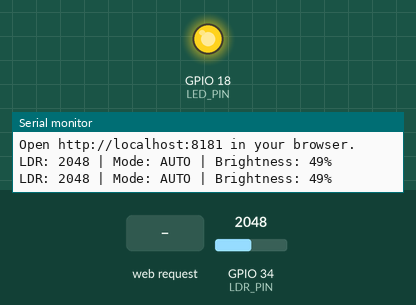
Bench run of a program on a simulated ESP32. Parts: output pins drawn as LEDs (lit = HIGH), the last lines printed to the serial monitor. The inputs (shaded band) are chosen by the test bench; at power-on: GPIO 34 (LDR_PIN) = 2048 (analog values on the 0–4095 scale). WiFi joins after 1.5 s; servers stay silent unless stated.

Above: at 2.7 s.
2.8 s: HTTP request GET /mode?value=manual received
5.8 s: HTTP request GET /brightness?value=auto received
At 7.0 s:
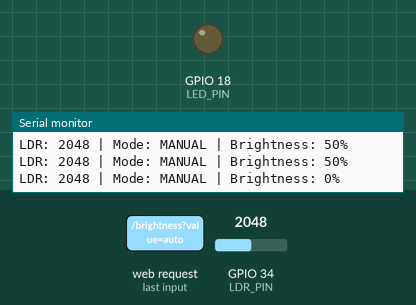
7.3 s: HTTP request GET /mode?value=auto received
At 8.8 s:
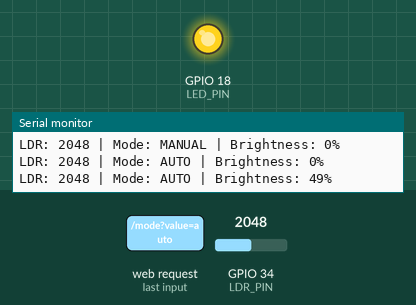
Timing chart, 0 to 10.3 s (numbered marks = the images above; inputs shaded):
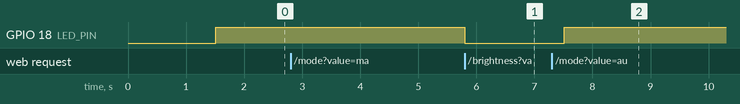

The program:

main.cpp
```cpp
#include <Arduino.h>
#include <WiFi.h>
#include <WebServer.h>

const char* WIFI_SSID = "Wokwi-GUEST";
const char* WIFI_PASSWORD = "";

constexpr int LDR_PIN = 34;
constexpr int LED_PIN = 18;

// The photoresistor reading rises as the room gets darker.
constexpr int BRIGHT_READING = 150;
constexpr int DARK_READING = 4000;

WebServer server(80);

bool autoMode = true;
int manualBrightness = 50;
int currentBrightness = 0;
int ldrReading = 0;

const char webpage[] PROGMEM = R"rawliteral(
<!DOCTYPE html>
<html>
<head>
  <meta name="viewport" content="width=device-width, initial-scale=1">
  <title>ESP32 Adaptive Smart Lamp</title>
  <style>
    body {
      font-family: Arial, sans-serif;
      background: #edf3f1;
      color: #20352f;
      text-align: center;
      padding: 30px 12px;
    }
    .card {
      max-width: 520px;
      margin: auto;
      padding: 28px;
      background: white;
      border-radius: 20px;
      box-shadow: 0 8px 25px #0002;
    }
    button {
      padding: 12px 22px;
      margin: 8px;
      border: 0;
      border-radius: 10px;
      background: #16856b;
      color: white;
      font-size: 16px;
      cursor: pointer;
    }
    button.selected {
      background: #154c40;
    }
    input[type="range"] {
      width: 85%;
    }
    .value {
      font-size: 34px;
      font-weight: bold;
      margin: 14px;
    }
    .note {
      color: #63736d;
    }
  </style>
</head>
<body>
  <div class="card">
    <h1>ESP32 Adaptive Smart Lamp</h1>
    <p>Choose automatic brightness or control the lamp yourself.</p>

    <button id="autoButton" onclick="setMode('auto')">AUTO</button>
    <button id="manualButton" onclick="setMode('manual')">MANUAL</button>

    <p id="mode">Mode: connecting...</p>
    <p>Photoresistor reading</p>
    <div class="value" id="sensor">--</div>

    <div id="manualControls">
      <p>Manual brightness</p>
      <input
        id="slider"
        type="range"
        min="0"
        max="100"
        value="50"
        oninput="setBrightness(this.value)"
      >
      <div class="value"><span id="sliderValue">50</span>%</div>
    </div>

    <p class="value"><span id="brightness">--</span>%</p>
    <p id="lamp">Lamp: --</p>
    <p class="note">
      In AUTO mode, the lamp gets brighter when the room gets darker.
    </p>
  </div>

  <script>
    async function setMode(mode) {
      await fetch('/mode?value=' + mode);
      updateStatus();
    }

    async function setBrightness(value) {
      document.getElementById('sliderValue').textContent = value;
      await fetch('/brightness?value=' + value);
      updateStatus();
    }

    async function updateStatus() {
      try {
        const response = await fetch('/status');
        const data = await response.json();

        document.getElementById('mode').textContent =
          'Mode: ' + (data.auto ? 'AUTO' : 'MANUAL');
        document.getElementById('sensor').textContent = data.ldr;
        document.getElementById('brightness').textContent = data.brightness;
        document.getElementById('lamp').textContent =
          'Lamp: ' + (data.brightness > 0 ? 'ON' : 'OFF');

        document.getElementById('manualControls').style.display =
          data.auto ? 'none' : 'block';

        document.getElementById('autoButton').className =
          data.auto ? 'selected' : '';
        document.getElementById('manualButton').className =
          data.auto ? '' : 'selected';

        document.getElementById('slider').value = data.manual;
        document.getElementById('sliderValue').textContent = data.manual;
      } catch (error) {
        document.getElementById('mode').textContent =
          'Waiting for ESP32 connection...';
      }
    }

    setInterval(updateStatus, 1000);
    updateStatus();
  </script>
</body>
</html>
)rawliteral";

// Temporary on/off check: 0% is OFF; any value above 0% is ON.
void applyBrightness(int percent) {
  percent = constrain(percent, 0, 100);
  currentBrightness = percent;
  digitalWrite(LED_PIN, percent > 0 ? HIGH : LOW);
}

void handleRoot() {
  server.send_P(200, "text/html", webpage);
}

void handleMode() {
  String value = server.arg("value");

  if (value == "auto") {
    autoMode = true;
  } else if (value == "manual") {
    autoMode = false;
    applyBrightness(manualBrightness);
  }

  server.send(200, "text/plain", "OK");
}

void handleBrightness() {
  if (server.hasArg("value")) {
    manualBrightness = constrain(server.arg("value").toInt(), 0, 100);

    if (!autoMode) {
      applyBrightness(manualBrightness);
    }
  }

  server.send(200, "text/plain", "OK");
}

void handleStatus() {
  String json = "{";
  json += "\"auto\":";
  json += (autoMode ? "true" : "false");
  json += ",\"ldr\":";
  json += String(ldrReading);
  json += ",\"brightness\":";
  json += String(currentBrightness);
  json += ",\"manual\":";
  json += String(manualBrightness);
  json += "}";

  server.send(200, "application/json", json);
}

void setup() {
  Serial.begin(115200);
  Serial.println();
  Serial.println("ESP32 Adaptive Smart Lamp starting...");

  pinMode(LED_PIN, OUTPUT);
  analogReadResolution(12);
  applyBrightness(0);

  WiFi.mode(WIFI_STA);
  WiFi.begin(WIFI_SSID, WIFI_PASSWORD);

  Serial.print("Connecting to Wi-Fi");

  while (WiFi.status() != WL_CONNECTED) {
    delay(500);
    Serial.print(".");
  }

  Serial.println();
  Serial.println("Wi-Fi connected!");
  Serial.print("ESP32 IP address: ");
  Serial.println(WiFi.localIP());

  server.on("/", handleRoot);
  server.on("/mode", handleMode);
  server.on("/brightness", handleBrightness);
  server.on("/status", handleStatus);
  server.begin();

  Serial.println("Web server started.");
  Serial.println("Open http://localhost:8181 in your browser.");
}

void loop() {
  server.handleClient();

  static unsigned long lastUpdate = 0;
  static unsigned long lastPrint = 0;

  if (millis() - lastUpdate >= 250) {
    lastUpdate = millis();
    ldrReading = analogRead(LDR_PIN);

    if (autoMode) {
      int brightness = map(
        ldrReading,
        BRIGHT_READING,
        DARK_READING,
        0,
        100
      );

      brightness = constrain(brightness, 0, 100);
      applyBrightness(brightness);
    }
  }

  if (millis() - lastPrint >= 1000) {
    lastPrint = millis();

    Serial.printf(
      "LDR: %d | Mode: %s | Brightness: %d%%\r\n",
      ldrReading,
      autoMode ? "AUTO" : "MANUAL",
      currentBrightness
    );
  }
}
```

Measured:
- after the input at 5.8 s, GPIO 18 (LED_PIN): HIGH → LOW at once
- after the input at 7.3 s, GPIO 18 (LED_PIN): LOW → HIGH after 0.21 s
